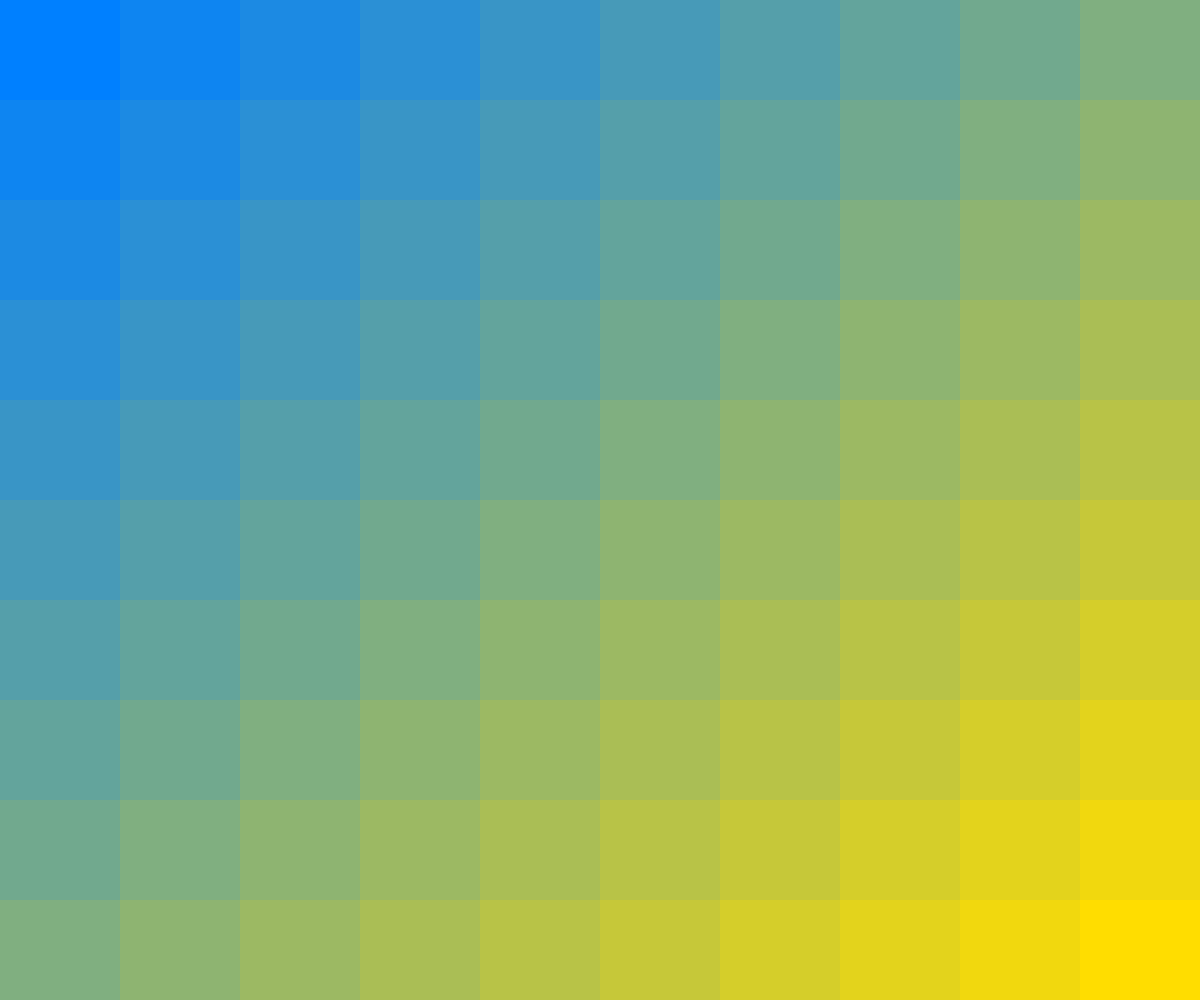
Frame 1 (no input)
Frame 60 (no input): identical to frame 1, image omitted
Frame 120 (the mouse pressed at the canvas centre since frame 60): identical to frame 1, image omitted

The p5.js sketch that drew this single still picture (run headless with seeded random() and noise() and a simulated clock; from frame 60 on, the mouse is pressed at the canvas centre):

// p5.js sketch
// ── sketch.js
let n = 10;
let color1, color2;

function setup() {
  createCanvas(windowWidth, windowHeight);
  color1 = color(0, 128, 255);
  color2 = color(255, 221, 0);
  noStroke();
}

function draw() {
  background(240);

  let squareWidth = width / n;
  let squareHeight = height / n;

  for (let i = 0; i < n; i++) {
    for (let j = 0; j < n; j++) {
      let t = (i + j) / (2 * (n - 1));
      let currentColor = lerpColor(color1, color2, t);
      fill(currentColor);
      rect(i * squareWidth, j * squareHeight, squareWidth, squareHeight);
    }
  }
}
